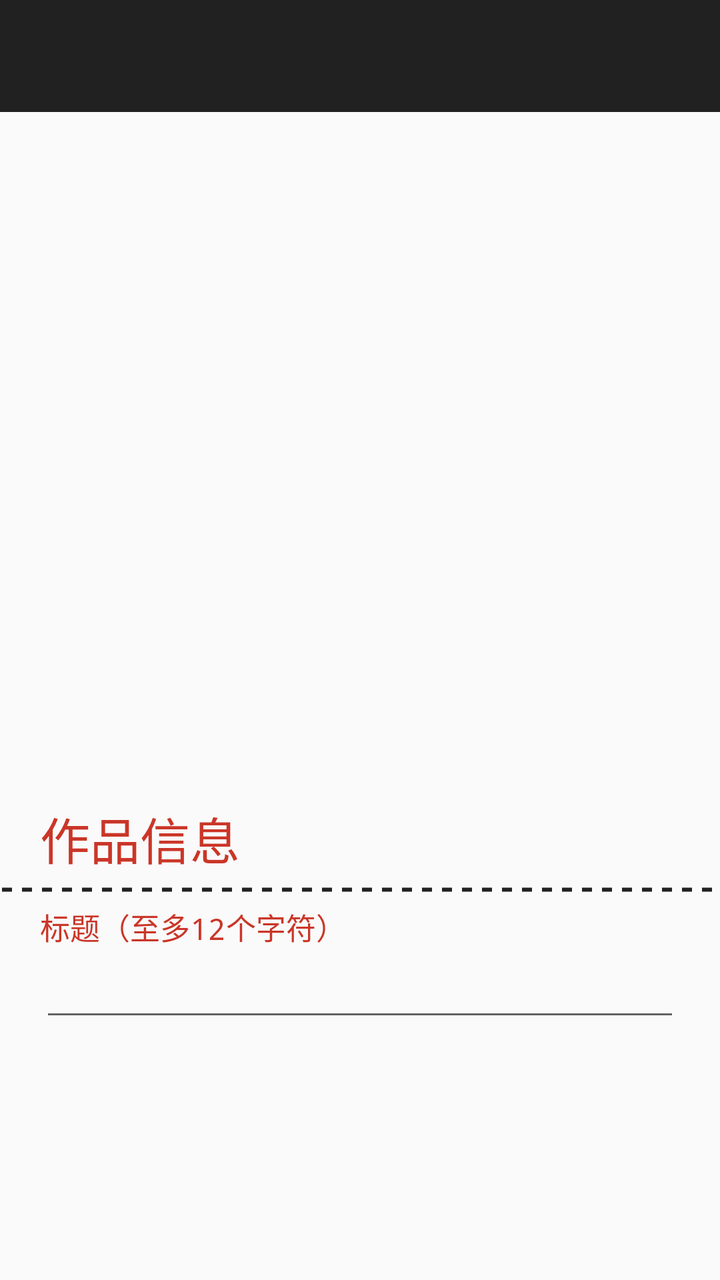
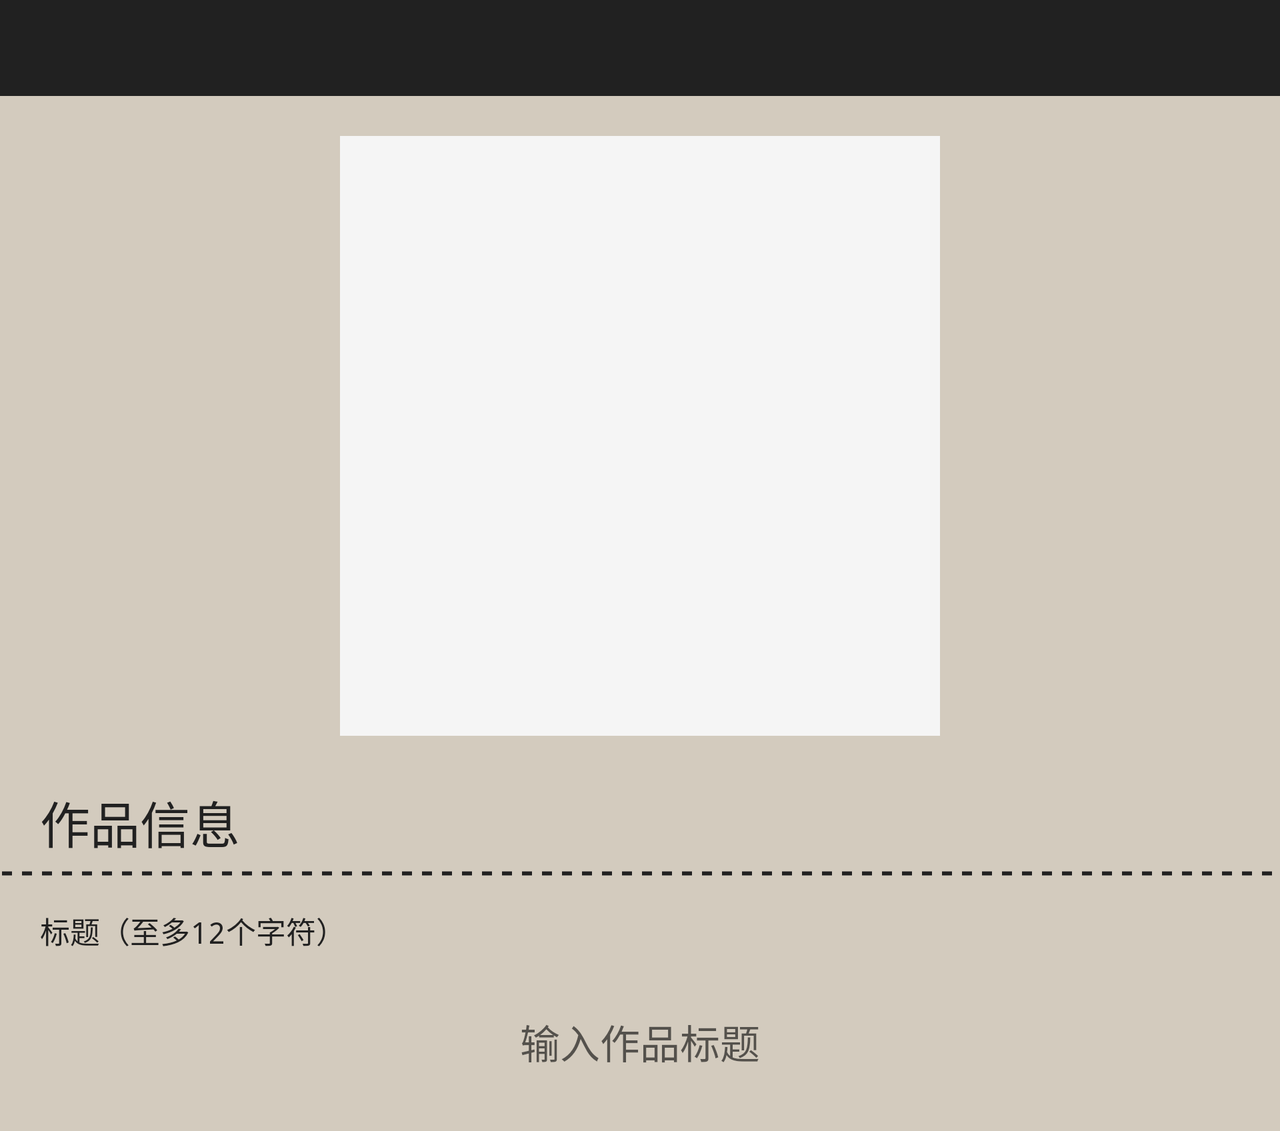

Compare how this app lays out the same screen by default and in its alternative resource folder. The renders come first, then the two layout files and the values they reference.
<!-- AndroidManifest.xml: application theme AppTheme -->
<!-- res/layout/activity_publish.xml -->
<?xml version="1.0" encoding="utf-8"?>
<LinearLayout xmlns:android="http://schemas.android.com/apk/res/android"
    android:layout_width="match_parent"
    android:layout_height="match_parent"
    android:orientation="vertical">

    <androidx.appcompat.widget.Toolbar
        android:id="@+id/post_toolbar"
        android:layout_width="match_parent"
        android:layout_height="?attr/actionBarSize"
        android:background="@color/colorPrimary"
        android:theme="@style/ThemeOverlay.AppCompat.Dark.ActionBar" />

    <ImageView
        android:id="@+id/post_thumbnaill"
        android:layout_width="300dp"
        android:layout_height="300dp"
        android:layout_gravity="center_horizontal"
        android:layout_marginTop="20dp"
        android:layout_marginBottom="20dp"
        android:foreground="@drawable/stroke" />

    <TextView
        android:layout_width="match_parent"
        android:layout_height="wrap_content"
        android:paddingStart="20dp"
        android:paddingTop="5dp"
        android:paddingBottom="5dp"
        android:text="作品信息"
        android:textColor="@color/colorAccent"
        android:textSize="25sp" />

    <View
        android:id="@+id/canvas_info_linebottom"
        android:layout_width="match_parent"
        android:layout_height="5dp"
        android:background="@drawable/bg_dotted_line"
        android:layerType="software" />

    <LinearLayout
        android:layout_width="match_parent"
        android:layout_height="wrap_content"
        android:layout_marginTop="5dp"
        android:orientation="vertical">

        <TextView
            android:layout_width="wrap_content"
            android:layout_height="wrap_content"
            android:layout_marginStart="20dp"
            android:text="标题（至多12个字符）"
            android:textColor="@color/colorAccent"
            android:textSize="15sp" />

        <EditText
            android:id="@+id/post_title"
            android:layout_width="match_parent"
            android:layout_height="wrap_content"
            android:layout_marginStart="20dp"
            android:layout_marginEnd="20dp"
            android:maxLength="12"
            android:maxLines="1" />
    </LinearLayout>
</LinearLayout>
<!-- resources referenced by this layout -->
<resources>
  <color name="colorAccent">#CA3628</color>
  <color name="colorPrimary">#212121</color>
  <!-- drawable bg_dotted_line (drawable) -->
  <?xml version="1.0" encoding="utf-8"?>
  <shape xmlns:android="http://schemas.android.com/apk/res/android"
      android:shape="line">
      <stroke
          android:width="2dp"
          android:color="@color/colorPrimary"
          android:dashWidth="5dp"
          android:dashGap="5dp" />
  </shape>
  <!-- drawable stroke (drawable) -->
  <?xml version="1.0" encoding="utf-8"?>
  <shape xmlns:android="http://schemas.android.com/apk/res/android">
      <stroke
          android:width="3dp"
          android:color="#000" />
      <solid android:color="#00FFFFFF" />
  </shape>
  <style name="AppTheme" parent="Theme.AppCompat.Light.NoActionBar">
          
          <item name="colorPrimary">@color/colorPrimary</item>
          <item name="colorPrimaryDark">@color/colorPrimaryDark</item>
          <item name="colorAccent">@color/colorAccent</item>
          <item name="android:typeface">monospace</item>
      </style>
  <color name="colorPrimaryDark">#212121</color>
</resources>
<!-- res/layout-land/activity_publish.xml (the repository's variant of the layout above) -->
<!-- drawn on the phone turned sideways -->
<?xml version="1.0" encoding="utf-8"?>
<androidx.core.widget.NestedScrollView xmlns:android="http://schemas.android.com/apk/res/android"
    android:layout_width="match_parent"
    android:layout_height="match_parent">

    <LinearLayout
        android:layout_width="match_parent"
        android:layout_height="match_parent"
        android:background="@color/dialogBackgroundColor"
        android:orientation="vertical">

        <androidx.appcompat.widget.Toolbar
            android:id="@+id/post_toolbar"
            android:layout_width="match_parent"
            android:layout_height="?attr/actionBarSize"
            android:background="@color/colorPrimary"
            android:theme="@style/ThemeOverlay.AppCompat.Dark.ActionBar" />

        <ImageView
            android:id="@+id/post_thumbnaill"
            android:layout_width="300dp"
            android:layout_height="300dp"
            android:layout_gravity="center_horizontal"
            android:layout_marginTop="20dp"
            android:layout_marginBottom="20dp"
            android:background="@color/materialWhite"
            android:foreground="@drawable/stroke" />

        <TextView
            android:layout_width="match_parent"
            android:layout_height="wrap_content"
            android:paddingStart="20dp"
            android:paddingTop="5dp"
            android:paddingBottom="5dp"
            android:text="作品信息"
            android:textColor="@color/colorPrimaryDark"
            android:textSize="25sp" />

        <View
            android:id="@+id/canvas_info_linebottom"
            android:layout_width="match_parent"
            android:layout_height="5dp"
            android:background="@drawable/bg_dotted_line"
            android:layerType="software" />

        <LinearLayout
            android:layout_width="match_parent"
            android:layout_height="wrap_content"
            android:layout_marginTop="5dp"
            android:orientation="vertical">

            <TextView
                android:layout_width="wrap_content"
                android:layout_height="wrap_content"
                android:layout_marginStart="20dp"
                android:layout_marginTop="10dp"
                android:text="标题（至多12个字符）"
                android:textColor="@color/colorPrimaryDark"
                android:textSize="15sp" />

            <EditText
                android:id="@+id/post_title"
                android:layout_width="match_parent"
                android:layout_height="wrap_content"
                android:layout_gravity="center_vertical"
                android:layout_margin="20dp"
                android:background="@color/dialogBackgroundColor"
                android:foreground="@drawable/common_stroke_bg"
                android:gravity="center_horizontal"
                android:hint="输入作品标题"
                android:maxLength="12"
                android:maxLines="1"
                android:padding="10dp"
                android:textSize="20sp" />
        </LinearLayout>
    </LinearLayout>
</androidx.core.widget.NestedScrollView>
<!-- resources referenced by the variant -->
<!-- as the phone turned sideways resolves them -->
<resources>
  <color name="colorPrimary">#212121</color>
  <color name="colorPrimaryDark">#212121</color>
  <color name="dialogBackgroundColor">#d3cbbe</color>
  <color name="materialWhite">#F5F5F5</color>
  <!-- drawable bg_dotted_line (drawable) -->
  <?xml version="1.0" encoding="utf-8"?>
  <shape xmlns:android="http://schemas.android.com/apk/res/android"
      android:shape="line">
      <stroke
          android:width="2dp"
          android:color="@color/colorPrimary"
          android:dashWidth="5dp"
          android:dashGap="5dp" />
  </shape>
  <!-- drawable common_stroke_bg (drawable) -->
  <?xml version="1.0" encoding="utf-8"?>
  <shape xmlns:android="http://schemas.android.com/apk/res/android"
      android:shape="rectangle">
      <corners android:radius="5dp" />
      <stroke
          android:width="2dp"
          android:color="@color/colorPrimary" />
  </shape>
  <!-- drawable stroke (drawable) -->
  <?xml version="1.0" encoding="utf-8"?>
  <shape xmlns:android="http://schemas.android.com/apk/res/android">
      <stroke
          android:width="3dp"
          android:color="#000" />
      <solid android:color="#00FFFFFF" />
  </shape>
  <style name="AppTheme" parent="Theme.AppCompat.Light.NoActionBar">
          
          <item name="colorPrimary">@color/colorPrimary</item>
          <item name="colorPrimaryDark">@color/colorPrimaryDark</item>
          <item name="colorAccent">@color/colorAccent</item>
          <item name="android:typeface">monospace</item>
      </style>
  <color name="colorAccent">#CA3628</color>
</resources>
